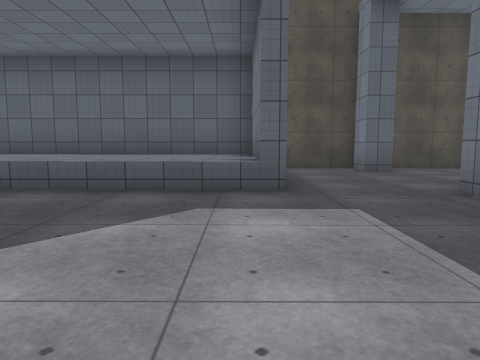
View 1 (above)

19 first-person views from a walk through a Unity game level. The camera is 1.2 m above the floor, tilts 6° down and sees 70° across. The floor is counted in squares, 2 m on a side. Each view is taken from the middle of a square. On the plan, view 1 faces up. The plan holds only what a view shows up to about 10 squares ahead; the rest is blank. The place goes on beyond the plan. The player character is not drawn. Some surface patterns are stand-ins.

View 2
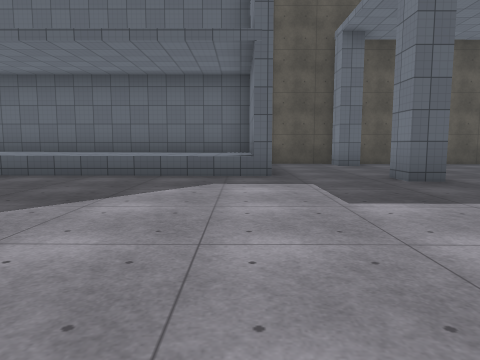

View 3
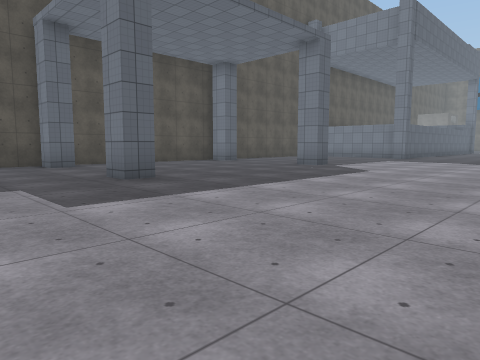

View 4
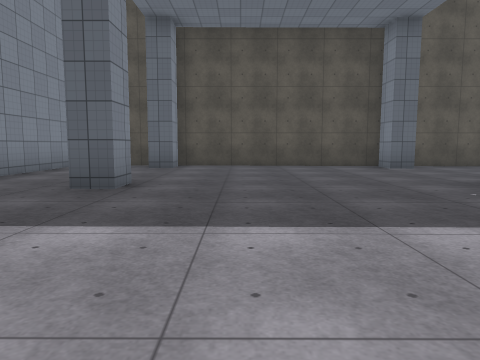

View 5
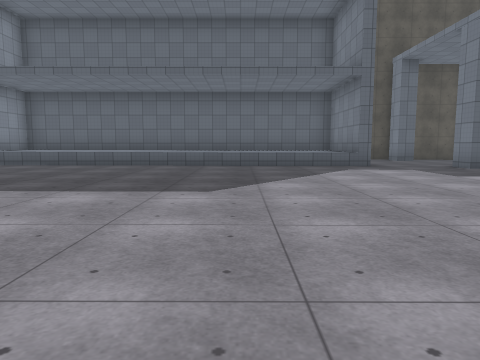

View 6
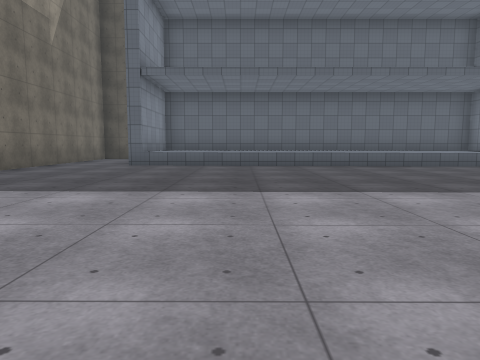

View 7
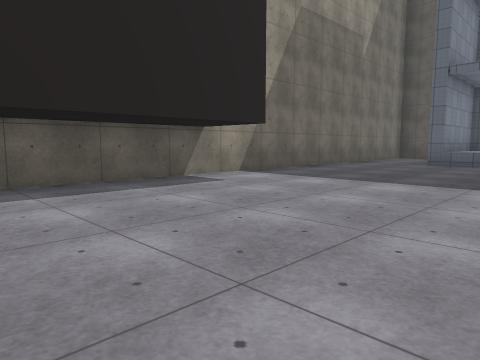

View 8
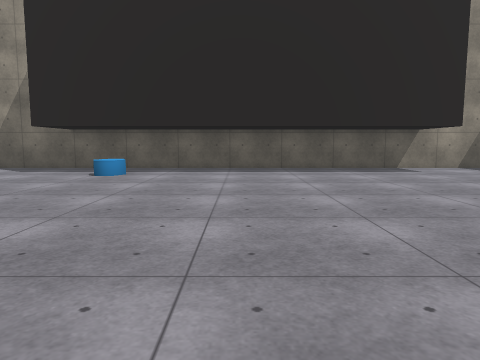

View 9
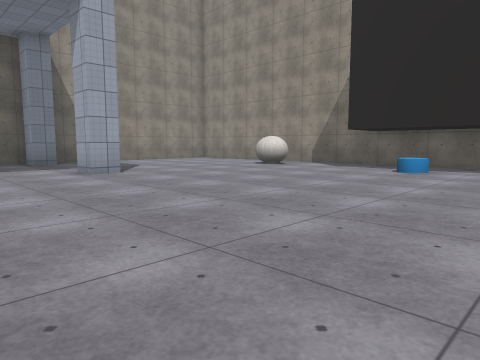

View 10
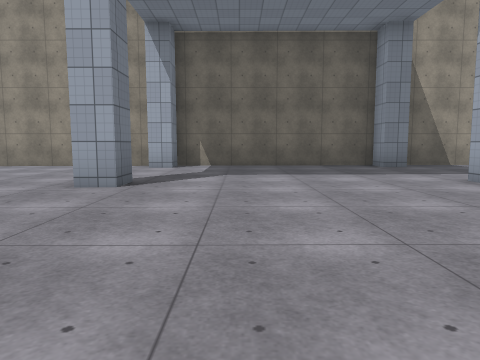

View 11
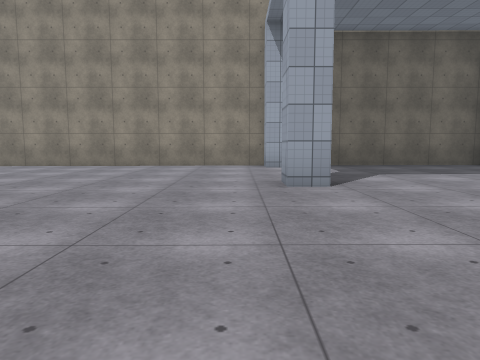

View 12
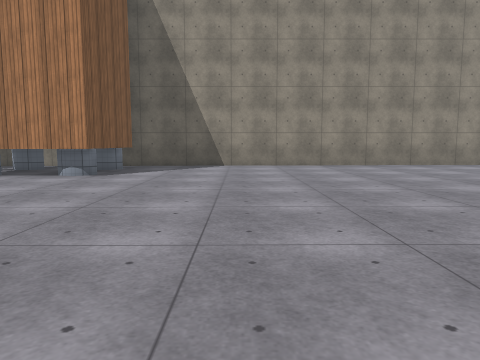

View 13
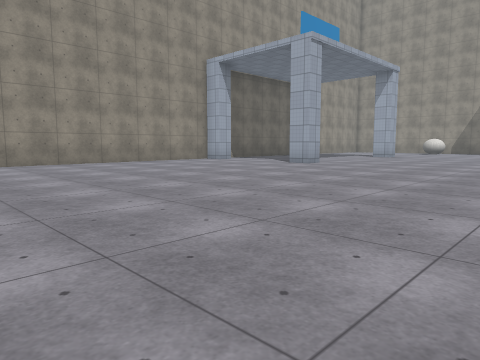

View 14
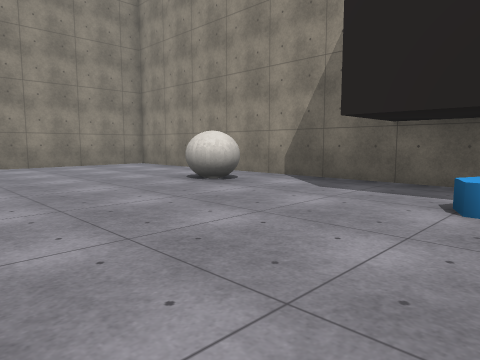

View 15
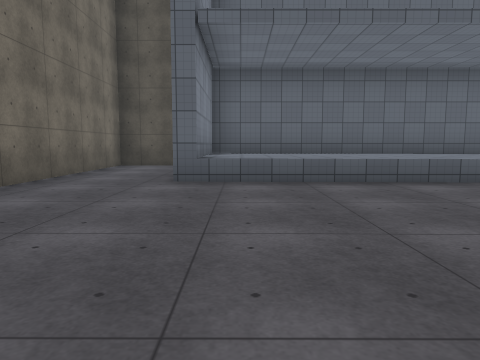

View 16
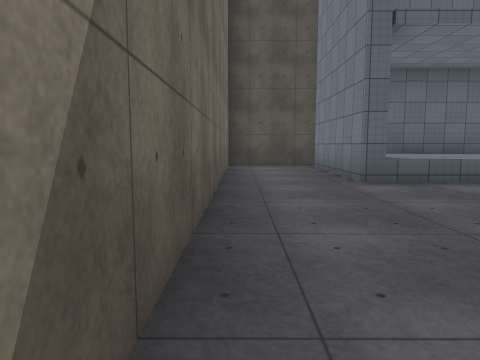

View 17
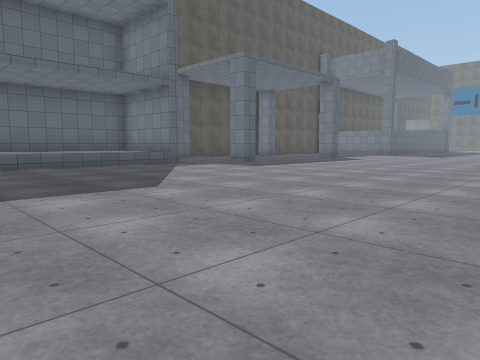

View 18
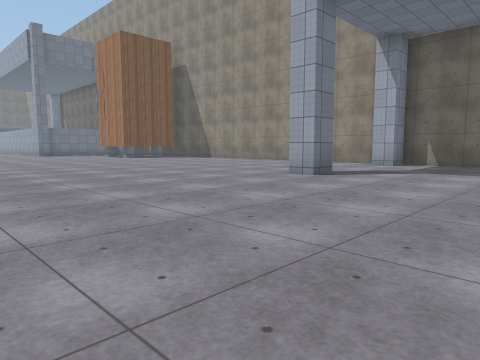

View 19
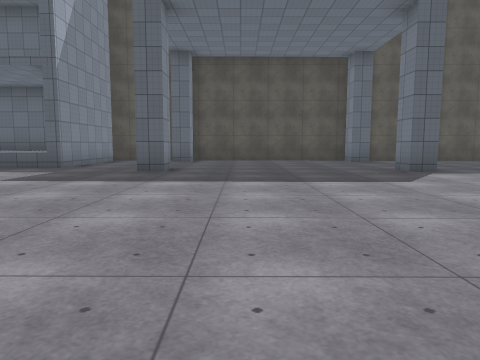

### Floor plan
Key: @ floor where view 1 was taken; # wall or solid block; . floor; ^ raised ledge.
Columns run from 14 left of view 1 to 10 right of it. Each row starts with its distance up from view 1.
  9 ####          ###########
  8 #..############..#.....#.
  7 #..#^^^^^^^^^^#..........
  6 #..#^^^^^^^^^^#..........
  5 #..#^^^^^^^^^^^..........
  4 #................#.....#.
  3 #........................
  2 #........................
  1 #........................
  0 #.............@..........
 -1 #......................
 -2 #.....................
 -3 #....................
 -4 #................  .
 -5 #...........
 -6 #..........
 -7 #............      ....
 -8 #......................
 -9 #......................
-10 #.......................
-11 #.......................
-12 #........................
-13 #.^....#.....#...........
-14 #........................
-15 #.......................#
-16 #.......................#
-17 #......#.....#..........#
-18 #########################

Positions as (right, up) in squares from view 1, and headings:
1: (0, 0), facing up
2: (0, -2), facing up
3: (0, -2), facing up-right
4: (5, -1), facing up
5: (-3, -5), facing up
6: (-8, -5), facing up
7: (-8, -6), facing up-left
8: (-5, -6), facing left
9: (-4, -6), facing down-left
10: (-3, -8), facing down
11: (0, -8), facing down
12: (7, -8), facing down
13: (8, -7), facing down-left
14: (-8, -8), facing down-left
15: (-10, -1), facing up
16: (-13, -1), facing up
17: (-6, -5), facing up-right
18: (-5, -7), facing down-right
19: (5, -4), facing up
